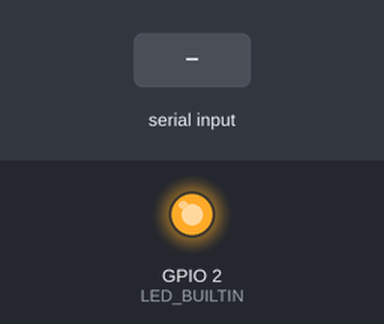
A sketch run on a simulated ESP8266 (NodeMCU). On the bench: output pins drawn as LEDs (lit = HIGH, except the on-board LED, lit = LOW). The inputs (shaded band) are chosen by the test bench. WiFi joins after 1.5 s; servers stay silent unless stated; uploads are accepted with an empty reply; what the sketch prints to the serial monitor is not drawn.

Above: at 2.7 s.
2.8 s: "1" received over the second serial link
At 3.2 s:
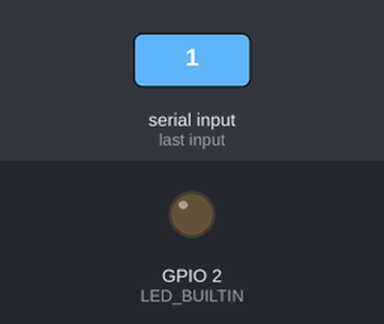
Timing chart, 0 to 5.8 s (numbered marks = the images above; inputs shaded):
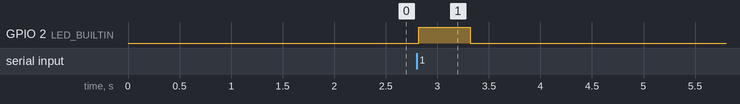

Measured:
- after the input at 2.8 s, GPIO 2 (LED_BUILTIN): LOW → HIGH at once, → LOW 0.50 s later

The sketch:

Esp8266_phpMyAdmin_Write.ino
```cpp
#include <ESP8266WiFi.h>
#include <SoftwareSerial.h>
SoftwareSerial myPort(4, 5);

const char* ssid     = "chenjun618666";
const char* password = "x618666x";

String host = "www.same543.com";
const char* streamId   = "....................";
const char* privateKey = "....................";

#define COLUMNS {"Time", "String", ""}
#define DATAS {"Time", ("\\\"" + string + "\\\""), ""}

void setup() {

  Serial.begin(115200);
  myPort.begin(115200);
  pinMode(LED_BUILTIN, OUTPUT);
  digitalWrite(LED_BUILTIN, LOW);
  delay(10);

  Serial.println();
  Serial.println();
  Serial.print("Connecting to ");
  Serial.println(ssid);

  WiFi.mode(WIFI_STA);
  WiFi.begin(ssid, password);

  while (WiFi.status() != WL_CONNECTED) {
    delay(500);
    Serial.print(".");
  }

  Serial.println("");
  Serial.println("WiFi connected");
  Serial.println("IP address: ");
  Serial.println(WiFi.localIP());

}

void loop() {

  String string = "";

  if (myPort.available()) {
    string = getText();
  }

  if (string != "") {
    updateSQL(string);
  }

}

void updateSQL (String string) {

  String columns[] = COLUMNS;
  String datas[] = DATAS;

  digitalWrite(LED_BUILTIN, HIGH);
  delay(500);
  digitalWrite(LED_BUILTIN, LOW);

  Serial.println(string);
  Serial.print("connecting to ");
  Serial.println(host);

  WiFiClient client;
  const int httpPort = 80;
  if (!client.connect(host, httpPort)) {
    Serial.println("connection failed");
    return;
  }

  String finalData = toJSON(columns, datas);

  String url = "http://" + host + "/info_write.php?sql=" + finalData;
  Serial.print("Requesting URL: ");
  Serial.println(url);

  client.print(String("GET ") + url + " HTTP/1.1\r\n" +
               "Host: " + host + "\r\n" +
               "Connection: close\r\n\r\n");
  unsigned long timeout = millis();
  while (client.available() == 0) {
    if (millis() - timeout > 5000) {
      Serial.println(">>> Client Timeout !");
      client.stop();
      return;
    }
  }

}

String getText () {

  String string;
  char buff;
  while (myPort.available()) {
    buff = int(myPort.read());
    string += String(buff);
    delay(20);
  }
  return string;

}

String toJSON (String columns[], String datas[]) {

  String finalData = "{";
  String col = "";
  String dat = "";

  finalData += "\"Structures\":[";
  for (int i = 0; columns[i] != ""; i++) {
    columns[i].replace(" ", "%20");
    columns[i] = "\"" + columns[i] + "\"";
    if (i == 0) {
      col += columns[i];
    }else {
      col += ("," + columns[i]);
    }
  }
  finalData += (col + "],");

  finalData += "\"Datas\":[";
  for (int i = 0; datas[i] != ""; i++) {
    datas[i].replace(" ", "%20");
    datas[i] = "\"" + datas[i] + "\"";
    if (i == 0) {
      dat += datas[i];
    }else {
      dat += ("," + datas[i]);
    }
  }
  finalData += (dat + "]}");

  return finalData;

}
```
